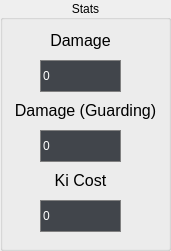
  <widget class="QGroupBox" name="StatGroupBox">
   <property name="geometry">
    <rect>
     <x>10</x>
     <y>120</y>
     <width>171</width>
     <height>251</height>
    </rect>
   </property>
   <property name="title">
    <string>Stats</string>
   </property>
   <property name="alignment">
    <set>Qt::AlignCenter</set>
   </property>
   <property name="checkable">
    <bool>false</bool>
   </property>
   <widget class="QLabel" name="DamageLbl">
    <property name="geometry">
     <rect>
      <x>40</x>
      <y>30</y>
      <width>81</width>
      <height>21</height>
     </rect>
    </property>
    <property name="font">
     <font>
      <pointsize>12</pointsize>
     </font>
    </property>
    <property name="toolTip">
     <string>&lt;html&gt;&lt;head/&gt;&lt;body&gt;&lt;p&gt;The damage this attack does to a non-defending opponent.&lt;/p&gt;&lt;/body&gt;&lt;/html&gt;</string>
    </property>
    <property name="text">
     <string>Damage</string>
    </property>
    <property name="alignment">
     <set>Qt::AlignCenter</set>
    </property>
   </widget>
   <widget class="QSpinBox" name="DamageBox">
    <property name="geometry">
     <rect>
      <x>40</x>
      <y>60</y>
      <width>81</width>
      <height>32</height>
     </rect>
    </property>
    <property name="styleSheet">
     <string notr="true">background-color:rgb(65,69,75);color:white;border: 1 solid grey;</string>
    </property>
    <property name="buttonSymbols">
     <enum>QAbstractSpinBox::NoButtons</enum>
    </property>
    <property name="minimum">
     <number>0</number>
    </property>
    <property name="maximum">
     <number>2147483647</number>
    </property>
    <property name="value">
     <number>0</number>
    </property>
   </widget>
   <widget class="QSpinBox" name="DamageGuardBox">
    <property name="geometry">
     <rect>
      <x>40</x>
      <y>130</y>
      <width>81</width>
      <height>32</height>
     </rect>
    </property>
    <property name="styleSheet">
     <string notr="true">background-color:rgb(65,69,75);color:white;border: 1 solid grey;</string>
    </property>
    <property name="buttonSymbols">
     <enum>QAbstractSpinBox::NoButtons</enum>
    </property>
    <property name="minimum">
     <number>0</number>
    </property>
    <property name="maximum">
     <number>2147483647</number>
    </property>
    <property name="value">
     <number>0</number>
    </property>
   </widget>
   <widget class="QLabel" name="DamageGuardLbl">
    <property name="geometry">
     <rect>
      <x>10</x>
      <y>100</y>
      <width>151</width>
      <height>21</height>
     </rect>
    </property>
    <property name="font">
     <font>
      <pointsize>12</pointsize>
     </font>
    </property>
    <property name="toolTip">
     <string>&lt;html&gt;&lt;head/&gt;&lt;body&gt;&lt;p&gt;The damage this attack does to a defending opponent.&lt;/p&gt;&lt;/body&gt;&lt;/html&gt;</string>
    </property>
    <property name="text">
     <string>Damage (Guarding)</string>
    </property>
    <property name="alignment">
     <set>Qt::AlignCenter</set>
    </property>
   </widget>
   <widget class="QSpinBox" name="KiCostBox">
    <property name="geometry">
     <rect>
      <x>40</x>
      <y>200</y>
      <width>81</width>
      <height>32</height>
     </rect>
    </property>
    <property name="styleSheet">
     <string notr="true">background-color:rgb(65,69,75);color:white;border: 1 solid grey;</string>
    </property>
    <property name="buttonSymbols">
     <enum>QAbstractSpinBox::NoButtons</enum>
    </property>
    <property name="minimum">
     <number>0</number>
    </property>
    <property name="maximum">
     <number>2147483647</number>
    </property>
    <property name="value">
     <number>0</number>
    </property>
   </widget>
   <widget class="QLabel" name="KiCostLbl">
    <property name="geometry">
     <rect>
      <x>40</x>
      <y>170</y>
      <width>81</width>
      <height>21</height>
     </rect>
    </property>
    <property name="font">
     <font>
      <pointsize>12</pointsize>
     </font>
    </property>
    <property name="toolTip">
     <string>&lt;html&gt;&lt;head/&gt;&lt;body&gt;&lt;p&gt;The amount of Ki each Ki Blast of this type will cost to fire.&lt;/p&gt;&lt;/body&gt;&lt;/html&gt;</string>
    </property>
    <property name="text">
     <string>Ki Cost</string>
    </property>
    <property name="alignment">
     <set>Qt::AlignCenter</set>
    </property>
   </widget>
  </widget>
